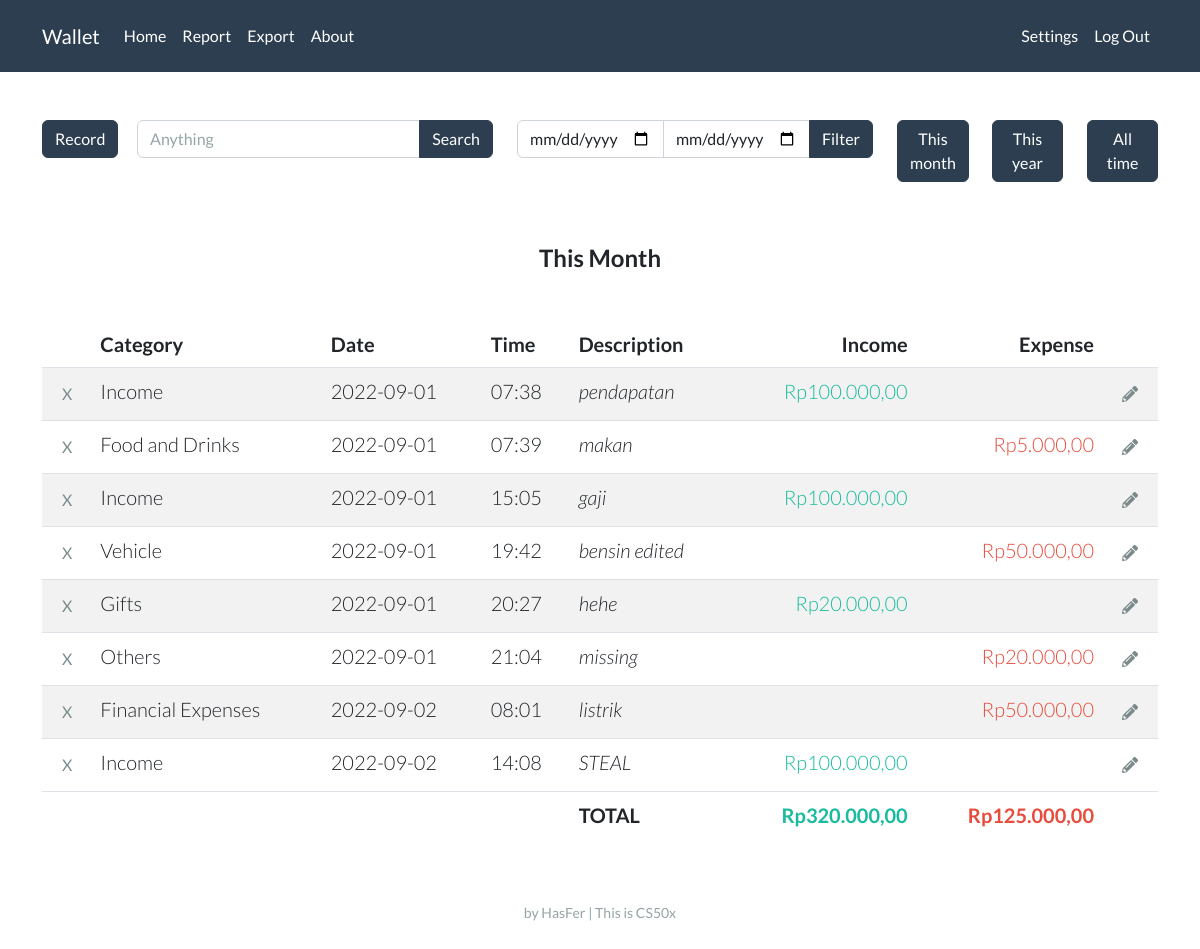
Page / (signed in) on the earlier database version.
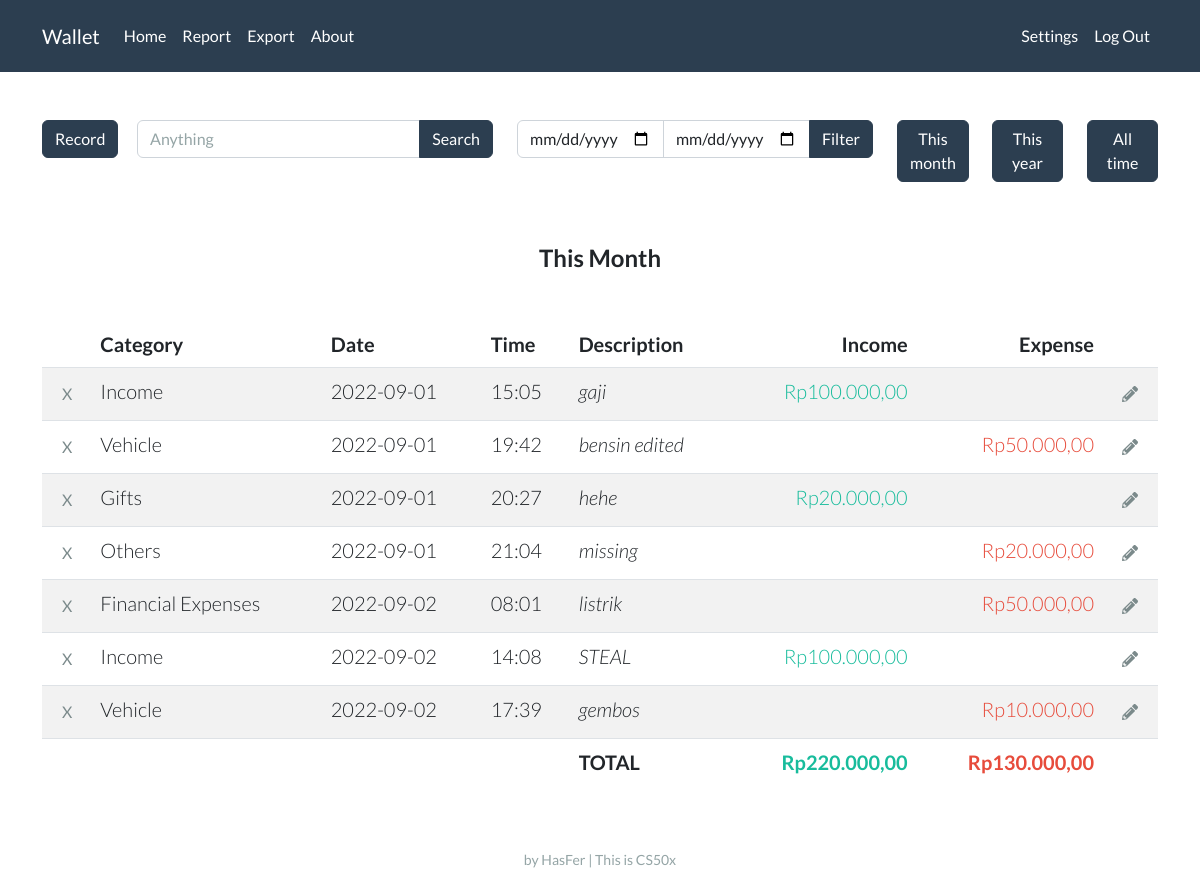
Same page on the later database version.
### tables this page shows
CREATE TABLE records (
                id INTEGER,
                user_id INTEGER,
                account_name TEXT,
                account_category TEXT,
                date NUMBER,
                time NUMBER,
                description TEXT, amount REAL, random_id TEXT,
                PRIMARY KEY(id),
                FOREIGN KEY(user_id) REFERENCES users(id)
                );

### app.py (the view, shortened to what this page needs)
@app.route("/", methods=["GET", "POST"])
def index():
    if session.get("user_id") is None:
        return render_template("index.html")
    con, cur = connect_db()
    if request.method == "GET":
        year_now = str(datetime.now().year)
        month_now = str(datetime.now().month)
        date_filter = year_now + '%' + month_now + '%'
        label = 'This Month'
    if request.form.get('filter_btn') == 'between':
        res = cur.execute("SELECT * FROM records WHERE user_id = ? AND date BETWEEN ? AND ?",
                          (session["user_id"], start_date, end_date))
    elif request.form.get('search_btn') == 'search_btn':
        res = cur.execute("SELECT * FROM records WHERE user_id = ? AND (account_name LIKE ? OR description LIKE ?)",
                          (session["user_id"], f"%{keyword}%", f"%{keyword}%"))
    else:
        res = cur.execute("SELECT * FROM records WHERE user_id = ? AND date LIKE ?", (session["user_id"], date_filter))
    res = list(res)
    income = 0
    expense = 0
    for i in res:
        if i[3] == 'Income':
            income += i[7]
        else:
            expense += i[7]
    records = []
    for i in res:
        i = list(i)
        i[7] = idr(i[7])
        records.append(i)
    income = idr(income)
    expense = idr(expense)
    income_list, expense_list = account_name_list()
    default_selected = "selected"
    con.close()
    return render_template("home.html", records=records, income=income, expense=expense, label=label, date_now=get_date_now(), time_now=get_time_now(), income_list=income_list, expense_list=expense_list, default_selected=default_selected)

### helpers.py (called while the page is built)
def connect_db(db="wallet.db"):
    con = sqlite3.connect(db)
    cur = con.cursor()
    return con, cur

def idr(value):
    value = f"Rp{value:,.2f}"
    rupiah = value.replace(".", "#")
    rupiah = rupiah.replace(",", ".")
    rupiah = rupiah.replace("#", ",")
    return rupiah

def get_date_now():
    now = datetime.now()
    day = now.day
    if day < 10:
        day = f"0{day}"
    month = now.month
    if month < 10:
        month = f"0{month}"
    year = now.year
    date_now = f"{year}-{month}-{day}"
    return date_now

def get_time_now():
    now = datetime.now()
    hour = now.hour
    if hour < 10:
        hour = f"0{hour}"
    minute = now.minute
    if minute < 10:
        minute = f"0{minute}"
    time_now = f"{hour}:{minute}"
    return time_now

def account_name_list(selected='', plug=''):
    con, cur = connect_db()
    res = cur.execute("SELECT * FROM account")
    income_list = []
    expense_list = []
    for i in res:
        if i[0] == 'Income':
            if i[1] == selected:
                income_list.append([i[1], 'selected'])
            else:
                income_list.append([i[1], plug])
        else:
            if i[1] == selected:
                expense_list.append([i[1], 'selected'])
            else:
                expense_list.append([i[1], plug])
    con.close()
    return income_list, expense_list

### templates/home.html (shortened to what this page needs)
{% extends "layout.html" %}
{% block main %}
<div class="row">
    <div class="col-lg-1">
        <button type="button" class="btn btn-primary mb-3" data-bs-toggle="collapse" data-bs-target="#demo">Record</button>
    </div>
        <div class="col-lg-4">
            <form action="/" method="post">
                <div class="input-group mb-3">
                    <input name="search_vield" type="text" class="form-control" placeholder="Anything" aria-label="Search" aria-describedby="button-addon2">
                    <button name="search_btn" value="search_btn" class="btn btn-primary" type="submit" id="button-addon2">Search</button>
                </div>
            </form>
        </div>
    <div class="col-lg-4">
        <form action="/" method="post">
            <div class="input-group mb-3">
                <input name="start_date" type="date" class="form-control">
                <input name="end_date" type="date" class="form-control">
                <button name="filter_btn" value="between" class="btn btn-primary" type="submit" id="button-addon2">Filter</button>
            </div>
        </form>
    </div>
    <div class="col-lg-1 mb-3">
        <button class="btn btn-primary mb-3" onclick="location.href = '/';">This month</button>
    </div>
    <div class="col-lg-1 mb-3">
        <form action="/" method="post">
            <button name="filter_btn" value="thisyear" type="submit" class="btn btn-primary mb-3">This year</button>
    </div>
    <div class="col-lg-1 mb-3">
            <button name="filter_btn" value="alltime" type="submit" class="btn btn-primary mb-3">All time</button>
    </div>
</div>
<br>
<h4 class="mb-5 fw-bold">{{ label }}</h4>
<table class="table table-striped">
    <thead>
        <tr>
            <th style="width:1%;"></th>
            <th class="text-start">Category</th>
            <th class="text-start">Date</th>
            <th class="text-start">Time</th>
            <th class="text-start">Description</th>
            <th class="text-end">Income</th>
            <th class="text-end">Expense</th>
            <th style="width:1%;"></th>
        </tr>
    </thead>
    <tbody>
        {% for record in records %}
        <tr>
            <td>
                <form action="/delete" method="post">
                    <input class="btn btn-outline-dark border-0" type="submit" value="X" title="Delete">
                </form>
            </td>
            <td class="text-start">{{ record[2] }}</td>
            <td class="text-start">{{ record[4] }}</td>
            <td class="text-start">{{ record[5] }}</td>
            <td class="text-start"><em>{{ record[6] }}</em></td>
            <td class="text-end text-success">{% if record[3] in "Income" %}{{ record[7] }}{% endif %}</td>
            <td class="text-end text-danger">{% if record[3] not in "Income" %}{{ record[7] }}{% endif %}</td>
            <td>
                <form action="/edit" method="post">
                    <button class="btn btn-outline-dark border-0" type="submit" title="Edit">
                    </button>
                </form>
            </td>
        </tr>
        {% endfor %}
    </tbody>
    <tfoot>
        <tr>
            <td class="border-0"></td>
            <td class="border-0"></td>
            <td class="border-0"></td>
            <td class="border-0"></td>
            <td class="border-0 fw-bold text-start">TOTAL</td>
            <td class="border-0 fw-bold text-end text-success">{{ income }}</td>
            <td class="border-0 fw-bold text-end text-danger">{{ expense }}</td>
            <td class="border-0"></td>
        </tr>
    </tfoot>
</table>
{% endblock %}

### templates/layout.html (shortened to what this page needs)
<!DOCTYPE html>
<html lang="en">
<head>
    <link rel="stylesheet" href="/static/light.css">
</head>
<body>
    <nav class="navbar navbar-expand-lg navbar-dark bg-primary">
        <div class="container">
            <a class="navbar-brand" href="/">Wallet</a>
            <div class="collapse navbar-collapse" id="navbarColor01">
                {% if session["user_id"] %}
                <ul class="navbar-nav me-auto">
                    <li class="nav-item"><a class="nav-link" href="/">Home</a></li>
                    <li class="nav-item"><a class="nav-link" href="/report">Report</a></li>
                    <li class="nav-item"><a class="nav-link" href="#">Export</a></li>
                    <li class="nav-item"><a class="nav-link" href="#">About</a></li>
                </ul>
                <ul class="navbar-nav ms-auto">
                    <li class="nav-item"><a class="nav-link" href="/settings">Settings</a></li>
                    <li class="nav-item"><a class="nav-link" href="/logout">Log Out</a></li>
                </ul>
                {% endif %}
            </div>
        </div>
    </nav>
    <main class="container py-5 lead text-center">
        {% block main %}{% endblock %}
    </main>
    <footer class="mb-5 small text-center text-muted">
        by HasFer | This is CS50x
    </footer>
</body>
</html>

Differences in the rows shown:
no longer on this page (row edited): records: account_name "Income", date "2022-09-01", time "07:38", description "pendapatan", amount "Rp100.000,00"
no longer on this page (row edited): records: account_name "Food and Drinks", date "2022-09-01", time "07:39", description "makan", amount "Rp5.000,00"
added records: account_name "Vehicle", date "2022-09-02", time "17:39", description "gembos", amount "Rp10.000,00"
Other differences:
{{ income }}: "Rp320.000,00" → "Rp220.000,00"
{{ expense }}: "Rp125.000,00" → "Rp130.000,00"
